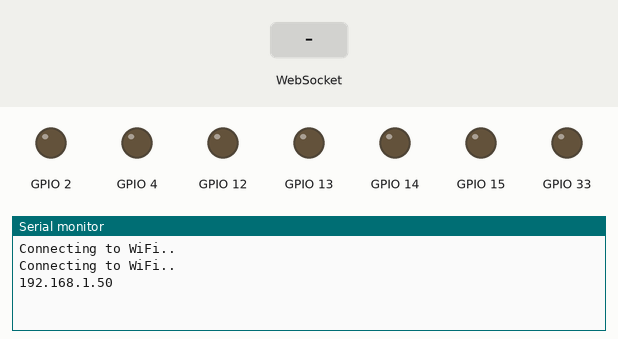
Bench run of a sketch on a simulated ESP32. Parts: output pins drawn as LEDs (lit = HIGH), the last lines printed to the serial monitor. The inputs (shaded band) are chosen by the test bench. WiFi joins after 1.5 s; servers stay silent unless stated; the camera gives no picture.

Above: at 3.5 s.
3.6 s: WebSocket text "action" received
At 4.4 s:
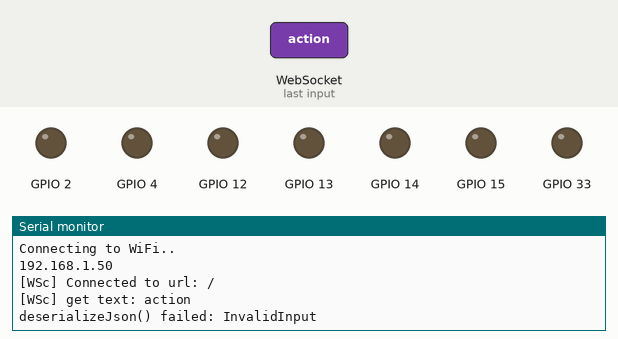
5.1 s: WebSocket text "forward" received
At 6.1 s:
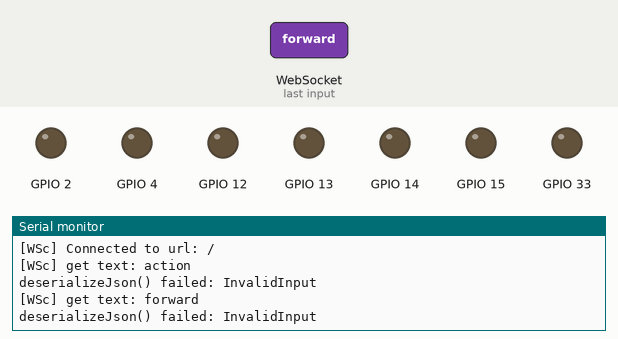
6.6 s: WebSocket text "backward" received
At 7.6 s:
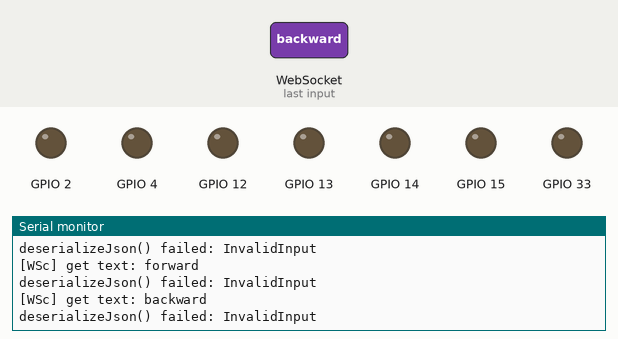

Measured:
- after the input at 3.6 s, the serial monitor: prints a new line at once (image 1)
- after the input at 5.1 s, the serial monitor: prints a new line after 0.05 s (image 2)
- after the input at 6.6 s, the serial monitor: prints a new line after 0.06 s (image 3)

The sketch:

car.ino
```cpp
#include "WiFi.h"
#include "esp_camera.h"
#include "config.h"
#include <ArduinoJson.h>
#include <WebSocketsClient.h>
//#include <SocketIOclient.h>
// Pin definition for CAMERA_MODEL_AI_THINKER
#define PWDN_GPIO_NUM     32
#define RESET_GPIO_NUM    -1
#define XCLK_GPIO_NUM      0
#define SIOD_GPIO_NUM     26
#define SIOC_GPIO_NUM     27

#define Y9_GPIO_NUM       35
#define Y8_GPIO_NUM       34
#define Y7_GPIO_NUM       39
#define Y6_GPIO_NUM       36
#define Y5_GPIO_NUM       21
#define Y4_GPIO_NUM       19
#define Y3_GPIO_NUM       18
#define Y2_GPIO_NUM        5
#define VSYNC_GPIO_NUM    25
#define HREF_GPIO_NUM     23
#define PCLK_GPIO_NUM     22

StaticJsonDocument<200> doc;

WebSocketsClient webSocket;

String chipId;
bool beeRun = false;
void webSocketEvent(WStype_t type, uint8_t * payload, size_t length) {

  if (type == WStype_DISCONNECTED) {
    Serial.printf("[WSc] Disconnected!\n");
    digitalWrite(12, 0);
    digitalWrite(13, 0);
    digitalWrite(15, 0);
    digitalWrite(14, 0);
  } else if (type == WStype_CONNECTED) {
    Serial.printf("[WSc] Connected to url: % s\n", payload);
    webSocket.sendTXT(" {\"action\":\"login\",\"username\":\"" + String(wusername) + "\",\"password\":\"" + String(wpassword) + "\",\"type\":\"cam\"}");
  } else if (type == WStype_TEXT) {
    Serial.printf("[WSc] get text: %s\n", payload);

    DeserializationError error = deserializeJson(doc, payload);

    if (error) {
      Serial.print("deserializeJson() failed: ");
      Serial.println(error.c_str());
      return;
    } else {
      const char* action = doc["action"]; // "action"

      if (strcmp(action, "action") == 0) {
        const char* left = doc["left"];
        const char* right = doc["right"];
        Serial.println(action);
        Serial.println(left);
        Serial.println(right);
        if (strcmp(left, "forward") == 0) {
          Serial.println("--------------");
          digitalWrite(12, 1);
          digitalWrite(13, 0);
        } else if (strcmp(left, "backward") == 0) {
          digitalWrite(12, 0);
          digitalWrite(13, 1);
        } else if (strcmp(left, "stop") == 0) {
          digitalWrite(12, 0);
          digitalWrite(13, 0);
        }

        if (strcmp(right, "forward") == 0) {
          digitalWrite(15, 0);
          digitalWrite(14, 1);
        } else if (strcmp(right, "backward") == 0) {
          digitalWrite(15, 1);
          digitalWrite(14, 0);
        } else if (strcmp(right, "stop") == 0) {
          digitalWrite(15, 0);
          digitalWrite(14, 0);
        }
      }
      if (strcmp(action, "led4") == 0) {
        const char* cmd = doc["cmd"];
        if (strcmp(cmd, "on") == 0) {
          digitalWrite(4, 1);
        }
        else if (strcmp(cmd, "off") == 0) {
          digitalWrite(4, 0);
        }
      } else if (strcmp(action, "bee") == 0) {
        const char* cmd = doc["cmd"];
        if (strcmp(cmd, "on") == 0) {
          beeRun = true;
          //          digitalWrite(2, 1);
          //          delay(300);
          //          digitalWrite(2, 0);
        }
      }

    }

  } else if (type == WStype_BIN) {
    Serial.printf("[WSc] get binary length: %u\n", length);
  } else if (type == WStype_PING) {
    Serial.printf("[WSc] get ping\n");
  } else if (type == WStype_PONG) {
    Serial.printf("[WSc] get pong\n");
  }

}

void setupCamera()
{

  camera_config_t config;
  config.ledc_channel = LEDC_CHANNEL_0;
  config.ledc_timer = LEDC_TIMER_0;
  config.pin_d0 = Y2_GPIO_NUM;
  config.pin_d1 = Y3_GPIO_NUM;
  config.pin_d2 = Y4_GPIO_NUM;
  config.pin_d3 = Y5_GPIO_NUM;
  config.pin_d4 = Y6_GPIO_NUM;
  config.pin_d5 = Y7_GPIO_NUM;
  config.pin_d6 = Y8_GPIO_NUM;
  config.pin_d7 = Y9_GPIO_NUM;
  config.pin_xclk = XCLK_GPIO_NUM;
  config.pin_pclk = PCLK_GPIO_NUM;
  config.pin_vsync = VSYNC_GPIO_NUM;
  config.pin_href = HREF_GPIO_NUM;
  config.pin_sscb_sda = SIOD_GPIO_NUM;
  config.pin_sscb_scl = SIOC_GPIO_NUM;
  config.pin_pwdn = PWDN_GPIO_NUM;
  config.pin_reset = RESET_GPIO_NUM;
  config.xclk_freq_hz = 20000000;
  config.pixel_format = PIXFORMAT_JPEG;

  config.frame_size = FRAMESIZE_VGA; // FRAMESIZE_ + QVGA|CIF|VGA|SVGA|XGA|SXGA|UXGA
  config.jpeg_quality = 10;
  config.fb_count = 1;

  // Init Camera
  esp_err_t err = esp_camera_init(&config);
  if (err != ESP_OK) {
    Serial.printf("Camera init failed with error 0x%x", err);
    return;
  }

}

void setup() {
  Serial.begin(115200);
  chipId = String((uint32_t)ESP.getEfuseMac(), HEX);
  chipId.toUpperCase();

  pinMode(12, OUTPUT);
  pinMode(13, OUTPUT);
  pinMode(15, OUTPUT);
  pinMode(14, OUTPUT);

  pinMode(4, OUTPUT);
  pinMode(2, OUTPUT);


  pinMode(33, OUTPUT);

  digitalWrite(12, 0);
  digitalWrite(13, 0);
  digitalWrite(15, 0);
  digitalWrite(14, 0);
  digitalWrite(16, 0);
  digitalWrite(33, LOW);

  WiFi.begin(String(ssid).c_str(), String(wifipw).c_str());
  while (WiFi.status() != WL_CONNECTED) {
    delay(1000);
    Serial.println("Connecting to WiFi..");
  }
  Serial.println(WiFi.localIP());


  setupCamera();

}
unsigned long messageTimestamp = 0;
int count = 0;
bool initWifi = false;
int beeRunCount = 0;
void loop() {
  if (WiFi.status() == WL_CONNECTED) {
    //      连websocket
    if (initWifi == false) {
      initWifi = true;
      int16_t port = strtol(String(wport).c_str(), NULL, 0);
      webSocket.begin(String(waddr).c_str(), port);
      webSocket.onEvent(webSocketEvent);
      webSocket.setReconnectInterval(5000);
      webSocket.enableHeartbeat(15000, 3000, 2);
    }

    //发mjpeg
    webSocket.loop();

  }

  uint64_t now = millis();

  if (now - messageTimestamp > 30) {
    messageTimestamp = now;

    camera_fb_t * fb = NULL;

    // Take Picture with Camera
    fb = esp_camera_fb_get();
    if (!fb) {
      Serial.println("Camera capture failed");
      return;
    }

    webSocket.sendBIN(fb->buf, fb->len);
    esp_camera_fb_return(fb);
  }

  //蜂鸣器
  if (beeRun == true) {
    digitalWrite(2, 1);
    beeRunCount ++;
    if (beeRunCount >= 300) {
      beeRun = false;
      digitalWrite(2, 0);
      beeRunCount = 0;
    }
  }
}
```

config.h
```cpp
#ifndef CONFIG_H
#define CONFIG_H

//wifi setting
#define ssid "xxx" //wifi名
#define wifipw "xxx" //wifi密码

//websocket
#define wusername "xxx"
#define wpassword "xxx"
#define waddr "ws.yoyolife.fun"
#define wport "1234"

#endif // CONFIG_H
```
